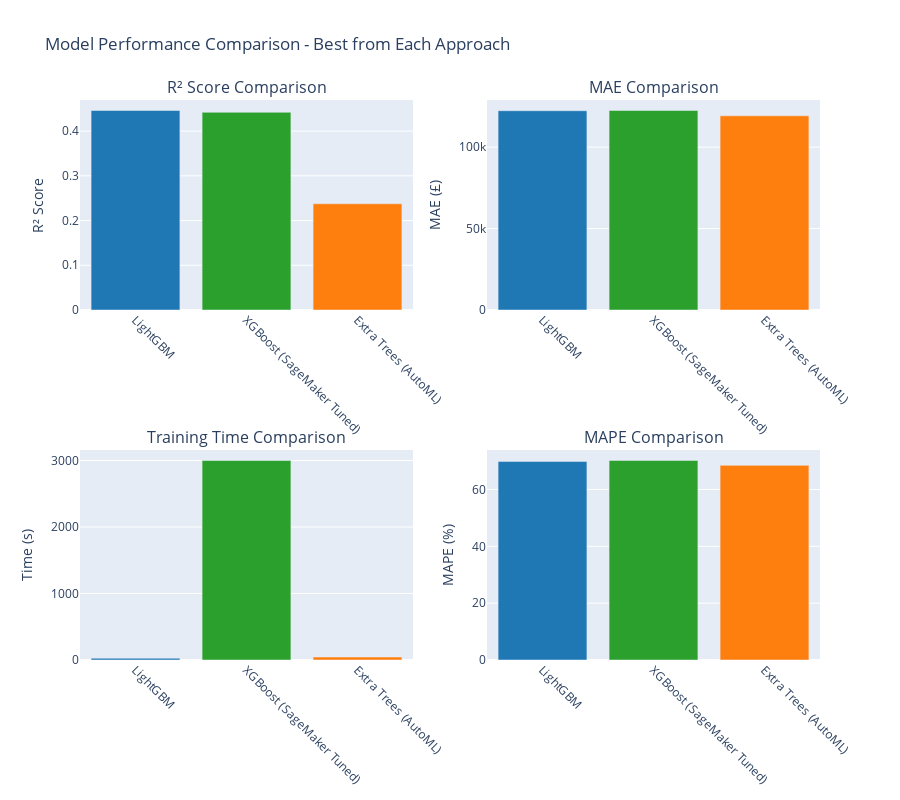

Source (notebook cell):
### Markdown cell above
## 5. Visualization - Performance Comparison

### Code cell
# Create comparison visualizations
fig = make_subplots(
    rows=2, cols=2,
    subplot_titles=('R² Score Comparison', 'MAE Comparison',
                    'Training Time Comparison', 'MAPE Comparison'),
    specs=[[{'type': 'bar'}, {'type': 'bar'}],
           [{'type': 'bar'}, {'type': 'bar'}]]
)

# Colors by approach
colors = {'Manual': '#1f77b4', 'PyCaret AutoML': '#ff7f0e', 'AWS SageMaker': '#2ca02c'}
color_list = [colors[approach] for approach in comparison_df['Approach']]

# R² Score
fig.add_trace(
    go.Bar(x=comparison_df.index, y=comparison_df['test_r2'],
           marker_color=color_list, showlegend=False),
    row=1, col=1
)

# MAE
fig.add_trace(
    go.Bar(x=comparison_df.index, y=comparison_df['test_mae'],
           marker_color=color_list, showlegend=False),
    row=1, col=2
)

# Training Time
fig.add_trace(
    go.Bar(x=comparison_df.index, y=comparison_df['train_time'],
           marker_color=color_list, showlegend=False),
    row=2, col=1
)

# MAPE
fig.add_trace(
    go.Bar(x=comparison_df.index, y=comparison_df['test_mape'],
           marker_color=color_list, showlegend=False),
    row=2, col=2
)

# Update layout
fig.update_xaxes(tickangle=45)
fig.update_yaxes(title_text="R² Score", row=1, col=1)
fig.update_yaxes(title_text="MAE (£)", row=1, col=2)
fig.update_yaxes(title_text="Time (s)", row=2, col=1)
fig.update_yaxes(title_text="MAPE (%)", row=2, col=2)

fig.update_layout(
    title_text="Model Performance Comparison - Best from Each Approach",
    height=800,
    showlegend=False
)

fig.show()

print("📊 Performance comparison visualizations created")

### Figure 1 — Plotly figure (JSON) as saved in the notebook; plotly's stock layout.template omitted (floating-point values rounded to 4 significant figures)
{"data": [{"marker": {"color": ["#1f77b4", "#2ca02c", "#ff7f0e"]}, "showlegend": false, "type": "bar", "x": ["LightGBM", "XGBoost (SageMaker Tuned)", "Extra Trees (AutoML)"], "xaxis": "x", "y": [0.446, 0.442, 0.2375], "yaxis": "y"}, {"marker": {"color": ["#1f77b4", "#2ca02c", "#ff7f0e"]}, "showlegend": false, "type": "bar", "x": ["LightGBM", "XGBoost (SageMaker Tuned)", "Extra Trees (AutoML)"], "xaxis": "x2", "y": [122400.0, 122500.0, 119200.0], "yaxis": "y2"}, {"marker": {"color": ["#1f77b4", "#2ca02c", "#ff7f0e"]}, "showlegend": false, "type": "bar", "x": ["LightGBM", "XGBoost (SageMaker Tuned)", "Extra Trees (AutoML)"], "xaxis": "x3", "y": [26.24, 3000.0, 45.0], "yaxis": "y3"}, {"marker": {"color": ["#1f77b4", "#2ca02c", "#ff7f0e"]}, "showlegend": false, "type": "bar", "x": ["LightGBM", "XGBoost (SageMaker Tuned)", "Extra Trees (AutoML)"], "xaxis": "x4", "y": [69.83, 70.2, 68.5], "yaxis": "y4"}], "layout": {"annotations": [{"font": {"size": 16}, "showarrow": false, "text": "R² Score Comparison", "x": 0.225, "xanchor": "center", "xref": "paper", "y": 1, "yanchor": "bottom", "yref": "paper"}, {"font": {"size": 16}, "showarrow": false, "text": "MAE Comparison", "x": 0.775, "xanchor": "center", "xref": "paper", "y": 1, "yanchor": "bottom", "yref": "paper"}, {"font": {"size": 16}, "showarrow": false, "text": "Training Time Comparison", "x": 0.225, "xanchor": "center", "xref": "paper", "y": 0.375, "yanchor": "bottom", "yref": "paper"}, {"font": {"size": 16}, "showarrow": false, "text": "MAPE Comparison", "x": 0.775, "xanchor": "center", "xref": "paper", "y": 0.375, "yanchor": "bottom", "yref": "paper"}], "height": 800, "showlegend": false, "title": {"text": "Model Performance Comparison - Best from Each Approach"}, "xaxis": {"anchor": "y", "domain": [0, 0.45], "tickangle": 45}, "xaxis2": {"anchor": "y2", "domain": [0.55, 1], "tickangle": 45}, "xaxis3": {"anchor": "y3", "domain": [0, 0.45], "tickangle": 45}, "xaxis4": {"anchor": "y4", "domain": [0.55, 1], "tickangle": 45}, "yaxis": {"anchor": "x", "domain": [0.625, 1], "title": {"text": "R² Score"}}, "yaxis2": {"anchor": "x2", "domain": [0.625, 1], "title": {"text": "MAE (£)"}}, "yaxis3": {"anchor": "x3", "domain": [0, 0.375], "title": {"text": "Time (s)"}}, "yaxis4": {"anchor": "x4", "domain": [0, 0.375], "title": {"text": "MAPE (%)"}}}}
